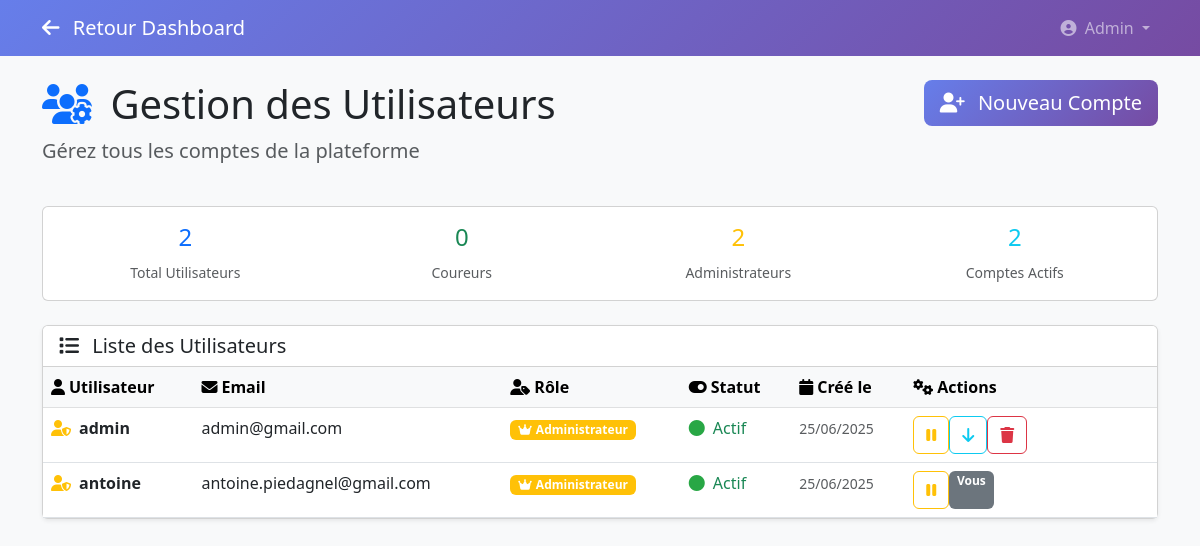
/admin/users (signed in), run on the app's committed database.
### app.py (models this page shows, shortened)
class User(db.Model):
    id = db.Column(db.Integer, primary_key=True)
    username = db.Column(db.String(100), unique=True, nullable=False)
    email = db.Column(db.String(100), unique=True, nullable=False)
    password = db.Column(db.String(200), nullable=False)
    role = db.Column(db.String(20), nullable=False, default='coureur')
    is_active = db.Column(db.Boolean, default=True, nullable=False)
    created_at = db.Column(db.DateTime, default=db.func.current_timestamp())
    def is_admin(self):
        return self.role == 'admin'

### app.py (the view)
@app.route('/admin/users')
@admin_required
def admin_users():
    users = User.query.order_by(User.created_at.desc()).all()
    current_user_id = session['user_id']
    return render_template('admin/users.html',
                         users=users,
                         current_user_id=current_user_id)

### app.py (called while the page is built)
def admin_required(f):
    @wraps(f)
    def decorated_function(*args, **kwargs):
        if 'user_id' not in session:
            flash('Veuillez vous connecter pour accéder à cette page.', 'warning')
            return redirect(url_for('login'))
        user = User.query.get(session['user_id'])
        if not user or not user.is_admin():
            flash('Accès interdit. Privilèges administrateur requis.', 'danger')
            return redirect(url_for('dashboard'))
        return f(*args, **kwargs)
    return decorated_function

### templates/admin/users.html (shortened to what this page needs)
<!DOCTYPE html>
<html lang="fr">
<head>
    <link href="https://cdnjs.cloudflare.com/ajax/libs/bootstrap/5.3.0/css/bootstrap.min.css" rel="stylesheet">
    <link href="https://cdnjs.cloudflare.com/ajax/libs/font-awesome/6.4.0/css/all.min.css" rel="stylesheet">
</head>
<body class="bg-light">
    <nav class="navbar navbar-expand-lg navbar-dark navbar-custom">
        <div class="container">
            <a class="navbar-brand" href="{{ url_for('admin_dashboard') }}">
                <i class="fas fa-arrow-left me-2"></i>
                Retour Dashboard
            </a>
            <div class="navbar-nav ms-auto">
                <div class="nav-item dropdown">
                    <a class="nav-link dropdown-toggle" href="#" role="button" data-bs-toggle="dropdown">
                        <i class="fas fa-user-circle me-1"></i>
                        Admin
                    </a>
                </div>
            </div>
        </div>
    </nav>
    <div class="container mt-4">
        <div class="row mb-4">
            <div class="col-md-8">
                <h1 class="display-6">
                    <i class="fas fa-users-cog me-2 text-primary"></i>
                    Gestion des Utilisateurs
                </h1>
                <p class="lead text-muted">Gérez tous les comptes de la plateforme</p>
            </div>
            <div class="col-md-4 text-end">
                <a href="{{ url_for('register') }}" class="btn btn-custom btn-lg">
                    <i class="fas fa-user-plus me-2"></i>
                    Nouveau Compte
                </a>
            </div>
        </div>
        <div class="row mb-4">
            <div class="col-md-12">
                <div class="card">
                    <div class="card-body">
                        <div class="row text-center">
                            <div class="col-md-3">
                                <h4 class="text-primary">{{ users|length }}</h4>
                                <small class="text-muted">Total Utilisateurs</small>
                            </div>
                            <div class="col-md-3">
                                <h4 class="text-success">{{ users|selectattr("role", "equalto", "coureur")|list|length }}</h4>
                                <small class="text-muted">Coureurs</small>
                            </div>
                            <div class="col-md-3">
                                <h4 class="text-warning">{{ users|selectattr("role", "equalto", "admin")|list|length }}</h4>
                                <small class="text-muted">Administrateurs</small>
                            </div>
                            <div class="col-md-3">
                                <h4 class="text-info">{{ users|selectattr("is_active", "equalto", true)|list|length }}</h4>
                                <small class="text-muted">Comptes Actifs</small>
                            </div>
                        </div>
                    </div>
                </div>
            </div>
        </div>
        <div class="card shadow-sm">
            <div class="card-header bg-white">
                <h5 class="card-title mb-0">
                    <i class="fas fa-list me-2"></i>
                    Liste des Utilisateurs
                </h5>
            </div>
            <div class="card-body p-0">
                <div class="table-responsive">
                    <table class="table table-hover mb-0">
                        <thead class="table-light">
                            <tr>
                                <th><i class="fas fa-user me-1"></i>Utilisateur</th>
                                <th><i class="fas fa-envelope me-1"></i>Email</th>
                                <th><i class="fas fa-user-tag me-1"></i>Rôle</th>
                                <th><i class="fas fa-toggle-on me-1"></i>Statut</th>
                                <th><i class="fas fa-calendar me-1"></i>Créé le</th>
                                <th class="table-actions"><i class="fas fa-cogs me-1"></i>Actions</th>
                            </tr>
                        </thead>
                        <tbody>
                            {% for user in users %}
                            <tr>
                                <td>
                                    <div class="d-flex align-items-center">
                                        <div class="avatar-circle me-2">
                                            {% if user.role == 'admin' %}
                                                <i class="fas fa-user-shield text-warning"></i>
                                            {% else %}
                                                <i class="fas fa-running text-primary"></i>
                                            {% endif %}
                                        </div>
                                        <strong>{{ user.username }}</strong>
                                    </div>
                                </td>
                                <td>{{ user.email }}</td>
                                <td>
                                    {% if user.role == 'admin' %}
                                        <span class="badge bg-warning role-badge">
                                            <i class="fas fa-crown me-1"></i>Administrateur
                                        </span>
                                    {% else %}
                                        <span class="badge bg-primary role-badge">
                                            <i class="fas fa-running me-1"></i>Coureur
                                        </span>
                                    {% endif %}
                                </td>
                                <td>
                                    {% if user.is_active %}
                                        <i class="fas fa-circle status-active me-1"></i>
                                        <span class="text-success">Actif</span>
                                    {% else %}
                                        <i class="fas fa-circle status-inactive me-1"></i>
                                        <span class="text-danger">Inactif</span>
                                    {% endif %}
                                </td>
                                <td>
                                    <small class="text-muted">
                                        {{ user.created_at.strftime('%d/%m/%Y') if user.created_at else 'N/A' }}
                                    </small>
                                </td>
                                <td>
                                    <div class="btn-group btn-group-sm" role="group">
                                        <form method="POST" action="{{ url_for('toggle_user_status', user_id=user.id) }}" style="display: inline;">
                                            <button type="submit" class="btn btn-outline-{{ 'warning' if user.is_active else 'success' }}"
                                                    title="{{ 'Désactiver' if user.is_active else 'Activer' }}">
                                                <i class="fas fa-{{ 'pause' if user.is_active else 'play' }}"></i>
                                            </button>
                                        </form>
                                        {% if user.role == 'coureur' %}
                                            <form method="POST" action="{{ url_for('promote_user', user_id=user.id) }}" style="display: inline;">
                                                <button type="submit" class="btn btn-outline-warning" title="Promouvoir Admin">
                                                    <i class="fas fa-arrow-up"></i>
                                                </button>
                                            </form>
                                        {% elif user.role == 'admin' and user.id != session.user_id %}
                                            <form method="POST" action="{{ url_for('demote_user', user_id=user.id) }}" style="display: inline;">
                                                <button type="submit" class="btn btn-outline-info" title="Rétrograder Coureur">
                                                    <i class="fas fa-arrow-down"></i>
                                                </button>
                                            </form>
                                        {% endif %}
                                        {% if user.id != session.user_id %}
                                            <form method="POST" action="{{ url_for('delete_user', user_id=user.id) }}"
                                                  style="display: inline;"
                                                  onsubmit="return confirm('Êtes-vous sûr de vouloir supprimer {{ user.username }} ?')">
                                                <button type="submit" class="btn btn-outline-danger" title="Supprimer">
                                                    <i class="fas fa-trash"></i>
                                                </button>
                                            </form>
                                        {% else %}
                                            <span class="badge bg-secondary">Vous</span>
                                        {% endif %}
                                    </div>
                                </td>
                            </tr>
                            {% endfor %}
                        </tbody>
                    </table>
                </div>
            </div>
        </div>
    </div>
</body>
</html>

### templates/admin/users.html (style rules this page uses)
.navbar-custom { background: linear-gradient(135deg, #667eea 0%, #764ba2 100%); }
.btn-custom { background: linear-gradient(135deg, #667eea 0%, #764ba2 100%); border: none; color: white; }
.role-badge { font-size: 0.75rem; padding: 0.25rem 0.5rem; }
.status-active { color: #28a745; }
.table-actions { min-width: 200px; }

### data on the page
User: role "admin" (drawn), username "admin", email "admin@gmail.com", is_active True (drawn), created_at "25/06/2025"
User: role "admin" (drawn), username "antoine", email "antoine.piedagnel@gmail.com", is_active True (drawn), created_at "25/06/2025", shows "Vous"

### other printed values
{{ users|length }} "2"
{{ users|selectattr("role", "equalto", "coureur")|list|length }} "0"
{{ users|selectattr("role", "equalto", "admin")|list|length }} "2"
{{ users|selectattr("is_active", "equalto", true)|list|length }} "2"
